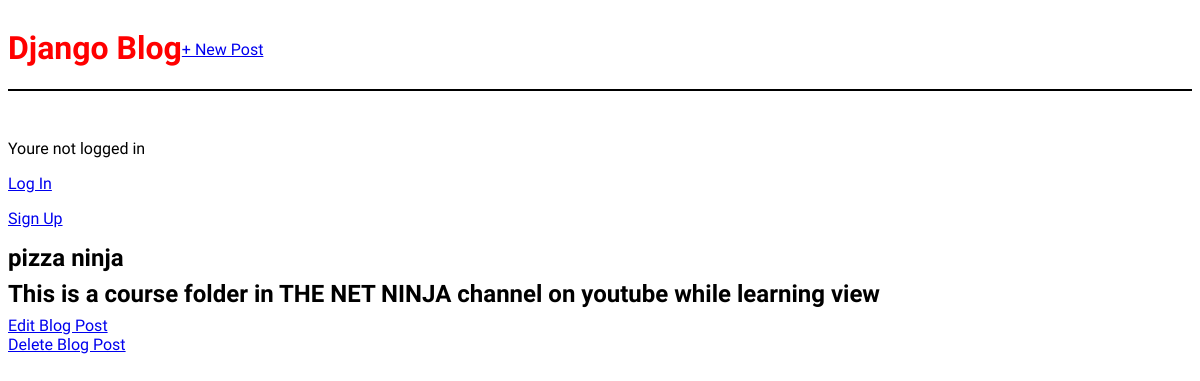
Screenshot of /post/3/ with the database file from the repository.
### blog/models.py (models this page shows, shortened)
class Post(models.Model):
    title = models.CharField(max_length=200)
    authour = models.ForeignKey(
        'auth.User',
        on_delete=models.CASCADE
    )
    body = models.TextField()

### blog/views.py (the view)
# urls.py: path('post/<int:pk>/', BlogDetailView.as_view(), name='post-detail'),
class BlogDetailView(DetailView):
    model = Post
    template_name = 'post_detail.html'

### templates/post_detail.html
{%extends 'base.html'%} {% block content%}
<div class="post-entry">
  <h2>{{ post.title }}</h2>
  <h2>{{ post.body }}</h2>
  <p><a href="{% url 'post_edit' post.pk%}">Edit Blog Post</a></p>
  <p><a href="{% url 'post_delete' post.pk%}">Delete Blog Post</a></p>
</div>
{% endblock content%}

### static/css/base.css (style rules this page uses)
body { font-family: "Source Sans Pro", sans-serif; font-size: 􏰂􏰅px; }
.post-entry { margin-bottom: 2rem; }
.post-entry h2 { margin: 0.5rem 0; }
.post-entry p { margin: 0; font-weight: 400; }

### rows the page displays
Post: title "pizza ninja", body "This is a course folder in THE NET NINJA channel on youtube while learning view"
